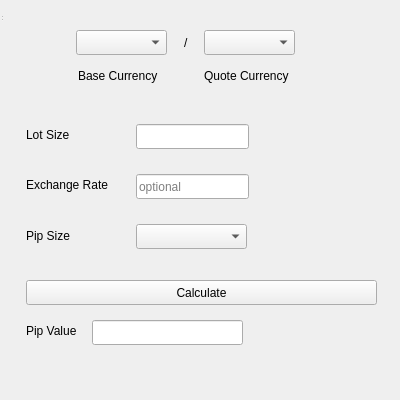
<?xml version="1.0" encoding="UTF-8"?>
<ui version="4.0">
 <class>PipCalculator</class>
 <widget class="QWidget" name="PipCalculator">
  <property name="geometry">
   <rect>
    <x>0</x>
    <y>0</y>
    <width>400</width>
    <height>400</height>
   </rect>
  </property>
  <property name="windowTitle">
   <string>Pip Calculator</string>
  </property>
  <widget class="QWidget" name="centralwidget" native="true">
   <property name="geometry">
    <rect>
     <x>0</x>
     <y>0</y>
     <width>403</width>
     <height>377</height>
    </rect>
   </property>
  </widget>
  <widget class="QStatusBar" name="statusbar">
   <property name="geometry">
    <rect>
     <x>0</x>
     <y>0</y>
     <width>3</width>
     <height>22</height>
    </rect>
   </property>
  </widget>
  <widget class="QLabel" name="label_7">
   <property name="geometry">
    <rect>
     <x>26</x>
     <y>320</y>
     <width>71</width>
     <height>21</height>
    </rect>
   </property>
   <property name="text">
    <string>Pip Value</string>
   </property>
  </widget>
  <widget class="QComboBox" name="quoteCurrencyCombo">
   <property name="geometry">
    <rect>
     <x>204</x>
     <y>30</y>
     <width>91</width>
     <height>25</height>
    </rect>
   </property>
  </widget>
  <widget class="QLineEdit" name="lotSizeInput">
   <property name="geometry">
    <rect>
     <x>136</x>
     <y>124</y>
     <width>113</width>
     <height>25</height>
    </rect>
   </property>
  </widget>
  <widget class="QLabel" name="label_5">
   <property name="geometry">
    <rect>
     <x>184</x>
     <y>27</y>
     <width>21</width>
     <height>31</height>
    </rect>
   </property>
   <property name="text">
    <string>/</string>
   </property>
  </widget>
  <widget class="QLabel" name="label_3">
   <property name="geometry">
    <rect>
     <x>26</x>
     <y>119</y>
     <width>101</width>
     <height>31</height>
    </rect>
   </property>
   <property name="text">
    <string>Lot Size</string>
   </property>
  </widget>
  <widget class="QLabel" name="label_2">
   <property name="geometry">
    <rect>
     <x>204</x>
     <y>60</y>
     <width>101</width>
     <height>31</height>
    </rect>
   </property>
   <property name="text">
    <string>Quote Currency</string>
   </property>
  </widget>
  <widget class="QLineEdit" name="exchangeRateInput">
   <property name="geometry">
    <rect>
     <x>136</x>
     <y>174</y>
     <width>113</width>
     <height>25</height>
    </rect>
   </property>
   <property name="placeholderText">
    <string>optional</string>
   </property>
  </widget>
  <widget class="QLabel" name="label_6">
   <property name="geometry">
    <rect>
     <x>26</x>
     <y>220</y>
     <width>101</width>
     <height>31</height>
    </rect>
   </property>
   <property name="text">
    <string>Pip Size</string>
   </property>
  </widget>
  <widget class="QComboBox" name="baseCurrencyCombo">
   <property name="geometry">
    <rect>
     <x>76</x>
     <y>30</y>
     <width>91</width>
     <height>25</height>
    </rect>
   </property>
  </widget>
  <widget class="QLabel" name="label">
   <property name="geometry">
    <rect>
     <x>78</x>
     <y>60</y>
     <width>91</width>
     <height>31</height>
    </rect>
   </property>
   <property name="text">
    <string>Base Currency</string>
   </property>
  </widget>
  <widget class="QLabel" name="label_4">
   <property name="geometry">
    <rect>
     <x>26</x>
     <y>169</y>
     <width>101</width>
     <height>31</height>
    </rect>
   </property>
   <property name="text">
    <string>Exchange Rate</string>
   </property>
  </widget>
  <widget class="QComboBox" name="comboBox">
   <property name="geometry">
    <rect>
     <x>136</x>
     <y>224</y>
     <width>111</width>
     <height>25</height>
    </rect>
   </property>
   <property name="currentText">
    <string/>
   </property>
  </widget>
  <widget class="QPushButton" name="calculateButton">
   <property name="geometry">
    <rect>
     <x>26</x>
     <y>280</y>
     <width>351</width>
     <height>25</height>
    </rect>
   </property>
   <property name="text">
    <string>Calculate</string>
   </property>
  </widget>
  <widget class="QLineEdit" name="pipValueResult">
   <property name="enabled">
    <bool>true</bool>
   </property>
   <property name="geometry">
    <rect>
     <x>92</x>
     <y>320</y>
     <width>151</width>
     <height>25</height>
    </rect>
   </property>
   <property name="readOnly">
    <bool>true</bool>
   </property>
  </widget>
  <action name="aboutQt">
   <property name="text">
    <string>About Qt</string>
   </property>
  </action>
  <action name="aboutForexCalculator">
   <property name="text">
    <string>About Forex Calculator</string>
   </property>
  </action>
  <action name="actionPip_calculator">
   <property name="text">
    <string>Pip Calculator</string>
   </property>
   <property name="shortcut">
    <string>Ctrl+P</string>
   </property>
  </action>
  <action name="actionMargin_calculator">
   <property name="text">
    <string>Margin Calculator</string>
   </property>
   <property name="shortcut">
    <string>Ctrl+M</string>
   </property>
  </action>
  <action name="actionLot_Size_Calculator">
   <property name="text">
    <string>Lot Size Calculator</string>
   </property>
   <property name="shortcut">
    <string>Ctrl+L</string>
   </property>
  </action>
  <action name="actionProfit_and_Loss_Calculator">
   <property name="text">
    <string>Profit and Loss Calculator</string>
   </property>
   <property name="shortcut">
    <string>Ctrl+T</string>
   </property>
  </action>
  <action name="actionPosition_Size_Calculator">
   <property name="text">
    <string>Position Size Calculator</string>
   </property>
   <property name="shortcut">
    <string>Ctrl+O</string>
   </property>
  </action>
  <action name="actionRisk_Reward_Calculator">
   <property name="text">
    <string>Risk/Reward Calculator</string>
   </property>
   <property name="shortcut">
    <string>Ctrl+R</string>
   </property>
  </action>
  <action name="actionSwap_Calculator">
   <property name="text">
    <string>Swap Calculator</string>
   </property>
   <property name="shortcut">
    <string>Ctrl+W</string>
   </property>
  </action>
  <action name="actionCurrency_Converter">
   <property name="text">
    <string>Currency Converter</string>
   </property>
   <property name="shortcut">
    <string>Ctrl+Y</string>
   </property>
  </action>
  <action name="actionFibonacci_Calculator">
   <property name="text">
    <string>Fibonacci Calculator</string>
   </property>
   <property name="shortcut">
    <string>Ctrl+F</string>
   </property>
  </action>
  <action name="actionVolatility_Calculator">
   <property name="text">
    <string>Volatility Calculator</string>
   </property>
   <property name="shortcut">
    <string>Ctrl+V</string>
   </property>
  </action>
  <action name="actionBreak_Even_Calculator">
   <property name="text">
    <string>Break-Even Calculator</string>
   </property>
   <property name="shortcut">
    <string>Ctrl+B</string>
   </property>
  </action>
  <action name="actionCompound_Interest_Calculator">
   <property name="text">
    <string>Compound Interest Calculator</string>
   </property>
   <property name="shortcut">
    <string>Ctrl+U</string>
   </property>
  </action>
  <action name="actionEnglish">
   <property name="text">
    <string>English</string>
   </property>
  </action>
  <action name="actionSpanish">
   <property name="text">
    <string>Spanish</string>
   </property>
  </action>
  <action name="actionChinese_2">
   <property name="text">
    <string>Chinese</string>
   </property>
  </action>
  <action name="actionArabic">
   <property name="text">
    <string>Arabic</string>
   </property>
  </action>
  <action name="actionRussian">
   <property name="text">
    <string>Russian</string>
   </property>
  </action>
  <action name="actionPortuguese">
   <property name="text">
    <string>Portuguese</string>
   </property>
  </action>
  <action name="actionGerman">
   <property name="text">
    <string>German</string>
   </property>
  </action>
  <action name="actionJapanese">
   <property name="text">
    <string>Japanese</string>
   </property>
  </action>
  <action name="actionHindi">
   <property name="text">
    <string>Hindi</string>
   </property>
  </action>
  <action name="actionBengali">
   <property name="text">
    <string>Bengali</string>
   </property>
  </action>
  <action name="actionPunjabi">
   <property name="text">
    <string>Punjabi</string>
   </property>
  </action>
  <action name="actionUrdu">
   <property name="text">
    <string>Urdu</string>
   </property>
  </action>
  <action name="actionVietnamese">
   <property name="text">
    <string>Vietnamese</string>
   </property>
  </action>
  <action name="actionIndonesian_Bahasa_Indonesia">
   <property name="text">
    <string>Indonesian (Bahasa Indonesia)</string>
   </property>
  </action>
  <action name="actionTagalog_Filipino">
   <property name="text">
    <string>Tagalog (Filipino)</string>
   </property>
  </action>
  <action name="actionKorean">
   <property name="text">
    <string>Korean</string>
   </property>
  </action>
  <action name="actionTamil">
   <property name="text">
    <string>Tamil</string>
   </property>
  </action>
  <action name="actionThai">
   <property name="text">
    <string>Thai</string>
   </property>
  </action>
  <action name="actionBurmese">
   <property name="text">
    <string>Burmese</string>
   </property>
  </action>
  <action name="actionKhmer">
   <property name="text">
    <string>Khmer</string>
   </property>
  </action>
  <action name="actionNepali">
   <property name="text">
    <string>Nepali</string>
   </property>
  </action>
  <action name="actionHindi_2">
   <property name="text">
    <string>Hindi</string>
   </property>
  </action>
  <action name="actionBengali_2">
   <property name="text">
    <string>Bengali</string>
   </property>
  </action>
  <action name="actionJapanese_2">
   <property name="text">
    <string>Japanese</string>
   </property>
  </action>
  <action name="actionKorean_2">
   <property name="text">
    <string>Korean</string>
   </property>
  </action>
  <action name="actionVietnamese_2">
   <property name="text">
    <string>Vietnamese</string>
   </property>
  </action>
  <action name="actionThai_2">
   <property name="text">
    <string>Thai</string>
   </property>
  </action>
  <action name="actionFrench_2">
   <property name="text">
    <string>French</string>
   </property>
  </action>
  <action name="actionGerman_2">
   <property name="text">
    <string>German</string>
   </property>
  </action>
  <action name="actionRussian_2">
   <property name="text">
    <string>Russian</string>
   </property>
  </action>
  <action name="actionPortuguese_2">
   <property name="text">
    <string>Portuguese</string>
   </property>
  </action>
  <action name="actionItalian">
   <property name="text">
    <string>Italian</string>
   </property>
  </action>
  <action name="actionPersian_Farsi">
   <property name="text">
    <string>Persian (Farsi)</string>
   </property>
  </action>
  <action name="actionTurkish">
   <property name="text">
    <string>Turkish</string>
   </property>
  </action>
  <action name="actionHebrew">
   <property name="text">
    <string>Hebrew</string>
   </property>
  </action>
  <action name="actionPashto">
   <property name="text">
    <string>Pashto</string>
   </property>
  </action>
  <action name="actionSwahili">
   <property name="text">
    <string>Swahili</string>
   </property>
  </action>
  <action name="actionAmharic">
   <property name="text">
    <string>Amharic</string>
   </property>
  </action>
  <action name="actionHausa">
   <property name="text">
    <string>Hausa</string>
   </property>
  </action>
  <action name="actionYoruba">
   <property name="text">
    <string>Yoruba</string>
   </property>
  </action>
  <action name="actionZulu">
   <property name="text">
    <string>Zulu</string>
   </property>
  </action>
  <action name="actionHaitian_Creole">
   <property name="text">
    <string>Haitian Creole</string>
   </property>
  </action>
  <action name="actionQuechua">
   <property name="text">
    <string>Quechua</string>
   </property>
  </action>
  <action name="actionGuarani">
   <property name="text">
    <string>Guarani</string>
   </property>
  </action>
  <action name="actionNahuatl">
   <property name="text">
    <string>Nahuatl</string>
   </property>
  </action>
  <action name="actionRisk_Management_Calculator">
   <property name="text">
    <string>Risk Management Calculator</string>
   </property>
   <property name="shortcut">
    <string>Ctrl+M</string>
   </property>
  </action>
 </widget>
 <resources/>
 <connections/>
</ui>
